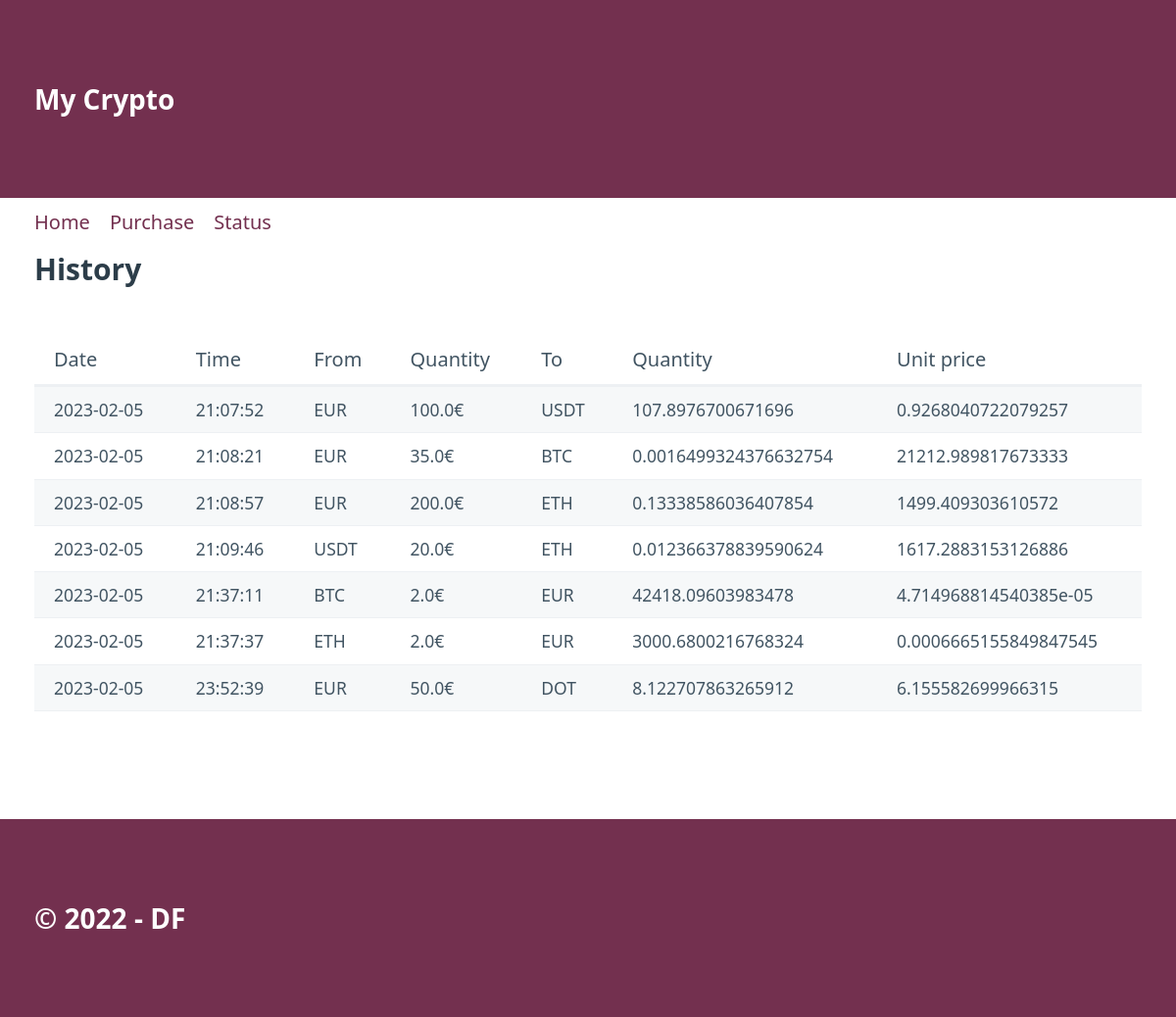
Before: / with the older database file.
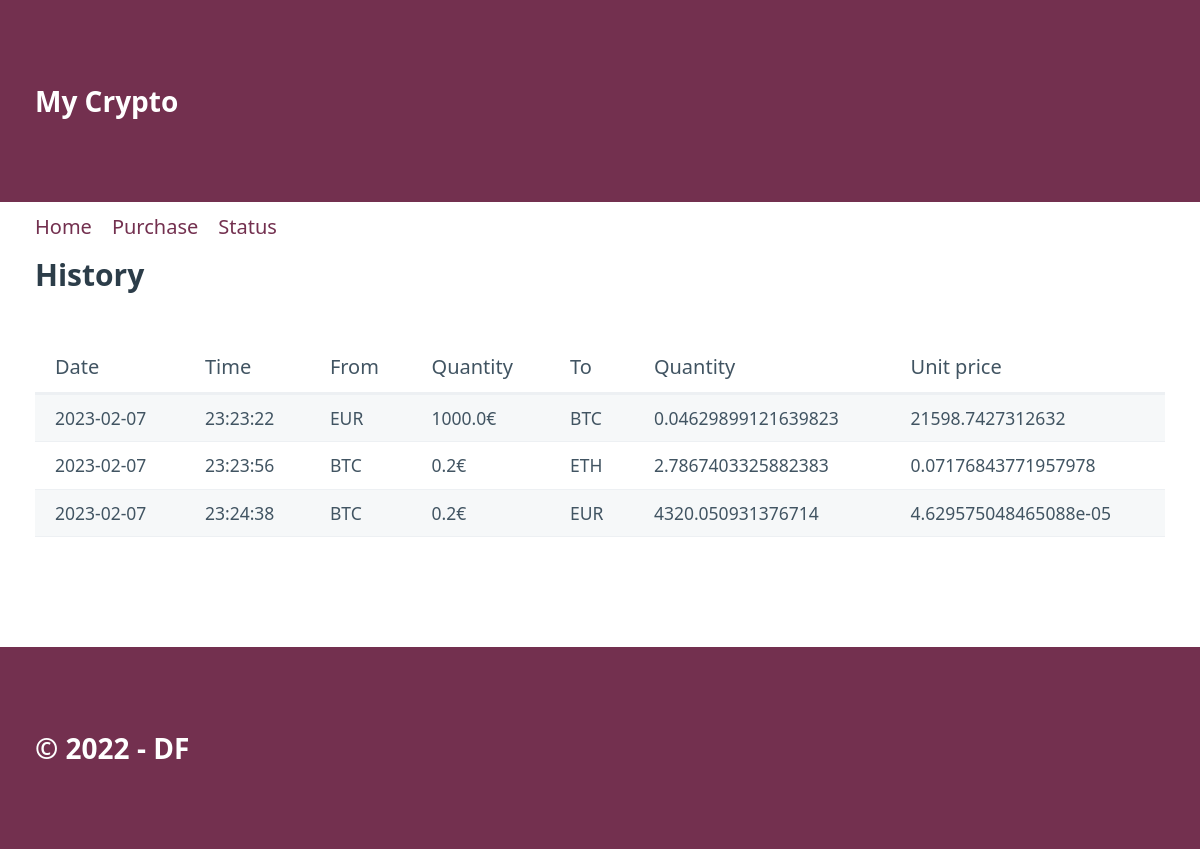
After: the same page with the newer database file.
### tables this page shows
CREATE TABLE "movements" (
	"id"	INTEGER,
	"date"	TEXT NOT NULL,
	"time"	TEXT NOT NULL,
	"from_coin"	TEXT NOT NULL,
	"from_quantity"	REAL NOT NULL,
	"to_coin"	TEXT NOT NULL,
	"to_quantity"	REAL NOT NULL,
	PRIMARY KEY("id" AUTOINCREMENT)
);

### crypto_app/routes.py (the view)
@app.route("/")
def index():
    register = show_all()
    return render_template("index.html", data = register)

### crypto_app/models.py (called while the page is built)
def show_all():
    connect = Conexion("SELECT id,date,time,from_coin,from_quantity,to_coin,to_quantity FROM movements ORDER BY date;")
    rows = connect.res.fetchall()
    columns = connect.res.description
    result = []
    for row in rows:
        data_info = {}
        position = 0
        for field in columns:
            data_info[field[0]] = row[position]
            position += 1
        result.append(data_info)
    connect.con.close()
    return result

### crypto_app/templates/index.html
{% extends "base.html" %} {% block section %}
<nav class="container">
    <ul>
        <li>
            <a {% if href=="/" %} disabled {% endif %}>Home</a>
        </li>
        <li><a href="/purchase">Purchase</a></li>
        <li><a href="/status">Status</a></li>
    </ul>
</nav>
<section class="container">
    <h3>History</h3>
    {% if data %}
    <table role="grid">
        <thead>
            <tr>
                <th>Date</th>
                <th>Time</th>
                <th>From</th>
                <th>Quantity</th>
                <th>To</th>
                <th>Quantity</th>
                <th>Unit price</th>
            </tr>
        </thead>
        <tbody>
            {% for movements in data %}
            <tr>
                <td>{{movements.date}}</td>
                <td>{{movements.time}}</td>
                <td>{{movements.from_coin}}</td>
                <td>{{movements.from_quantity}}€</td>
                <td>{{movements.to_coin}}</td>
                <td>{{movements.to_quantity}}</td>
                <td>{{movements.from_quantity / movements.to_quantity}}</td>
            </tr>
            {% endfor %}
        </tbody>
    </table>
    {% else %}
    <h4>No movements registered</h4>
    {% endif %}
</section>
 {% endblock %}

### crypto_app/templates/base.html (shortened to what this page needs)
<!DOCTYPE html>
<html lang="en">
    <head>
        <link rel="stylesheet" href="../static/css/pico.css" />
        <link rel="stylesheet" href="../static/css/styles.css" />
    </head>
    <body>
        <header>
            <div class="container">My Crypto</div>
        </header>
        {% block section %} {% endblock %}
        <footer>
            <div class="container">&copy; 2022 - DF</div>
        </footer>
    </body>
</html>

### crypto_app/static/css/styles.css (style rules this page uses)
header, footer { background-color: var(--my-primary); color: var(--primary-inverse); font-size: 1.4em; font-weight: bold; }
body { min-height: 100vh; display: grid; grid-template-rows: auto 50px 1fr auto; margin: 0; }

Changed rows visible on the page:
removed movements: date "2023-02-05", time "21:07:52", from_coin "EUR", from_quantity "100.0", to_coin "USDT", to_quantity "107.8976700671696", movements.from_quantity/movements.to_quantity "0.9268040722079257"
removed movements: date "2023-02-05", time "21:08:21", from_coin "EUR", from_quantity "35.0", to_coin "BTC", to_quantity "0.0016499324376632754", movements.from_quantity/movements.to_quantity "21212.989817673333"
removed movements: date "2023-02-05", time "21:08:57", from_coin "EUR", from_quantity "200.0", to_coin "ETH", to_quantity "0.13338586036407854", movements.from_quantity/movements.to_quantity "1499.409303610572"
removed movements: date "2023-02-05", time "21:09:46", from_coin "USDT", from_quantity "20.0", to_coin "ETH", to_quantity "0.012366378839590624", movements.from_quantity/movements.to_quantity "1617.2883153126886"
removed movements: date "2023-02-05", time "21:37:11", from_coin "BTC", from_quantity "2.0", to_coin "EUR", to_quantity "42418.09603983478", movements.from_quantity/movements.to_quantity "4.714968814540385e-05"
removed movements: date "2023-02-05", time "21:37:37", from_coin "ETH", from_quantity "2.0", to_coin "EUR", to_quantity "3000.6800216768324", movements.from_quantity/movements.to_quantity "0.0006665155849847545"
removed movements: date "2023-02-05", time "23:52:39", from_coin "EUR", from_quantity "50.0", to_coin "DOT", to_quantity "8.122707863265912", movements.from_quantity/movements.to_quantity "6.155582699966315"
added movements: date "2023-02-07", time "23:23:22", from_coin "EUR", from_quantity "1000.0", to_coin "BTC", to_quantity "0.04629899121639823", movements.from_quantity/movements.to_quantity "21598.7427312632"
added movements: date "2023-02-07", time "23:23:56", from_coin "BTC", from_quantity "0.2", to_coin "ETH", to_quantity "2.7867403325882383", movements.from_quantity/movements.to_quantity "0.07176843771957978"
added movements: date "2023-02-07", time "23:24:38", from_coin "BTC", from_quantity "0.2", to_coin "EUR", to_quantity "4320.050931376714", movements.from_quantity/movements.to_quantity "4.629575048465088e-05"
